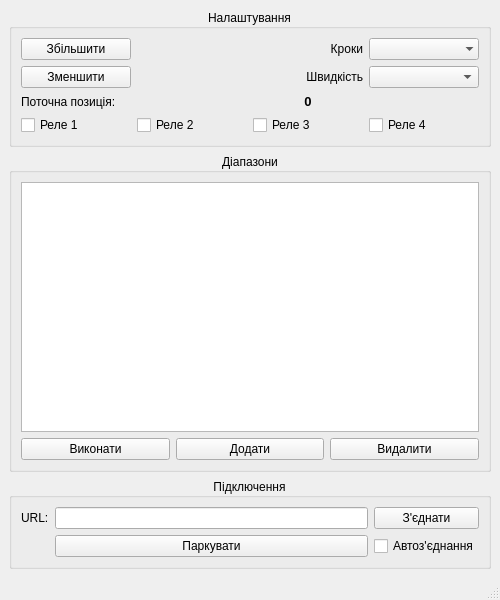
<?xml version="1.0" encoding="UTF-8"?>
<ui version="4.0">
 <class>MainWindow</class>
 <widget class="QMainWindow" name="MainWindow">
  <property name="geometry">
   <rect>
    <x>0</x>
    <y>0</y>
    <width>500</width>
    <height>600</height>
   </rect>
  </property>
  <property name="minimumSize">
   <size>
    <width>500</width>
    <height>600</height>
   </size>
  </property>
  <property name="maximumSize">
   <size>
    <width>500</width>
    <height>600</height>
   </size>
  </property>
  <property name="windowTitle">
   <string>MagLoop Controller</string>
  </property>
  <property name="styleSheet">
   <string notr="true"/>
  </property>
  <widget class="QWidget" name="centralwidget">
   <layout class="QGridLayout" name="gridLayout_3">
    <item row="0" column="0">
     <widget class="QGroupBox" name="manualGroup">
      <property name="title">
       <string>Налаштування</string>
      </property>
      <property name="alignment">
       <set>Qt::AlignCenter</set>
      </property>
      <layout class="QGridLayout" name="gridLayout">
       <item row="0" column="2">
        <widget class="QLabel" name="steplabel">
         <property name="text">
          <string>Кроки</string>
         </property>
         <property name="alignment">
          <set>Qt::AlignRight|Qt::AlignTrailing|Qt::AlignVCenter</set>
         </property>
        </widget>
       </item>
       <item row="3" column="2">
        <widget class="QLabel" name="speedlabel">
         <property name="text">
          <string>Швидкість</string>
         </property>
         <property name="alignment">
          <set>Qt::AlignRight|Qt::AlignTrailing|Qt::AlignVCenter</set>
         </property>
        </widget>
       </item>
       <item row="3" column="3">
        <widget class="QComboBox" name="speed_comboBox">
         <property name="sizePolicy">
          <sizepolicy hsizetype="Preferred" vsizetype="Preferred">
           <horstretch>0</horstretch>
           <verstretch>0</verstretch>
          </sizepolicy>
         </property>
        </widget>
       </item>
       <item row="3" column="0">
        <widget class="QPushButton" name="downButton">
         <property name="text">
          <string>Зменшити</string>
         </property>
        </widget>
       </item>
       <item row="5" column="0">
        <widget class="QLabel" name="label">
         <property name="text">
          <string>Поточна позиція:</string>
         </property>
        </widget>
       </item>
       <item row="0" column="3">
        <widget class="QComboBox" name="step_comboBox">
         <property name="sizePolicy">
          <sizepolicy hsizetype="Preferred" vsizetype="Preferred">
           <horstretch>0</horstretch>
           <verstretch>0</verstretch>
          </sizepolicy>
         </property>
         <property name="frame">
          <bool>false</bool>
         </property>
        </widget>
       </item>
       <item row="6" column="2">
        <widget class="QCheckBox" name="relay3checkBox">
         <property name="text">
          <string>Реле 3</string>
         </property>
        </widget>
       </item>
       <item row="6" column="3">
        <widget class="QCheckBox" name="relay4checkBox">
         <property name="text">
          <string>Реле 4</string>
         </property>
        </widget>
       </item>
       <item row="5" column="2">
        <widget class="QLabel" name="current_position_label">
         <property name="font">
          <font>
           <pointsize>10</pointsize>
           <bold>true</bold>
          </font>
         </property>
         <property name="text">
          <string>0</string>
         </property>
         <property name="alignment">
          <set>Qt::AlignCenter</set>
         </property>
        </widget>
       </item>
       <item row="0" column="0">
        <widget class="QPushButton" name="upButton">
         <property name="text">
          <string>Збільшити</string>
         </property>
        </widget>
       </item>
       <item row="6" column="1">
        <widget class="QCheckBox" name="relay2checkBox">
         <property name="text">
          <string>Реле 2</string>
         </property>
        </widget>
       </item>
       <item row="6" column="0">
        <widget class="QCheckBox" name="relay1checkBox">
         <property name="text">
          <string>Реле 1</string>
         </property>
        </widget>
       </item>
      </layout>
     </widget>
    </item>
    <item row="1" column="0">
     <widget class="QGroupBox" name="bandGroup">
      <property name="title">
       <string>Діапазони</string>
      </property>
      <property name="alignment">
       <set>Qt::AlignCenter</set>
      </property>
      <layout class="QGridLayout" name="gridLayout_2">
       <item row="1" column="2">
        <widget class="QPushButton" name="deleteButton">
         <property name="text">
          <string>Видалити</string>
         </property>
        </widget>
       </item>
       <item row="0" column="0" colspan="3">
        <widget class="QTreeView" name="bandtreeView"/>
       </item>
       <item row="1" column="0">
        <widget class="QPushButton" name="runButton">
         <property name="text">
          <string>Виконати</string>
         </property>
        </widget>
       </item>
       <item row="1" column="1">
        <widget class="QPushButton" name="addButton">
         <property name="text">
          <string>Додати</string>
         </property>
        </widget>
       </item>
      </layout>
     </widget>
    </item>
    <item row="2" column="0">
     <widget class="QGroupBox" name="connect_groupBox">
      <property name="title">
       <string>Підключення</string>
      </property>
      <property name="alignment">
       <set>Qt::AlignCenter</set>
      </property>
      <layout class="QGridLayout" name="gridLayout_4">
       <item row="1" column="1">
        <widget class="QLineEdit" name="url_lineEdit">
         <property name="text">
          <string/>
         </property>
        </widget>
       </item>
       <item row="1" column="0">
        <widget class="QLabel" name="label_2">
         <property name="text">
          <string>URL:</string>
         </property>
        </widget>
       </item>
       <item row="1" column="2">
        <widget class="QPushButton" name="connectButton">
         <property name="text">
          <string>З'єднати</string>
         </property>
        </widget>
       </item>
       <item row="2" column="2">
        <widget class="QCheckBox" name="autoConCheckBox">
         <property name="text">
          <string>Автоз'єднання</string>
         </property>
        </widget>
       </item>
       <item row="2" column="1">
        <widget class="QPushButton" name="parkButton">
         <property name="text">
          <string>Паркувати</string>
         </property>
        </widget>
       </item>
      </layout>
     </widget>
    </item>
   </layout>
  </widget>
  <widget class="QStatusBar" name="statusbar"/>
  <action name="action">
   <property name="text">
    <string>Вихід</string>
   </property>
  </action>
  <action name="action_MagLoop_Control">
   <property name="text">
    <string>Про MagLoop Control</string>
   </property>
  </action>
 </widget>
 <resources/>
 <connections/>
</ui>
